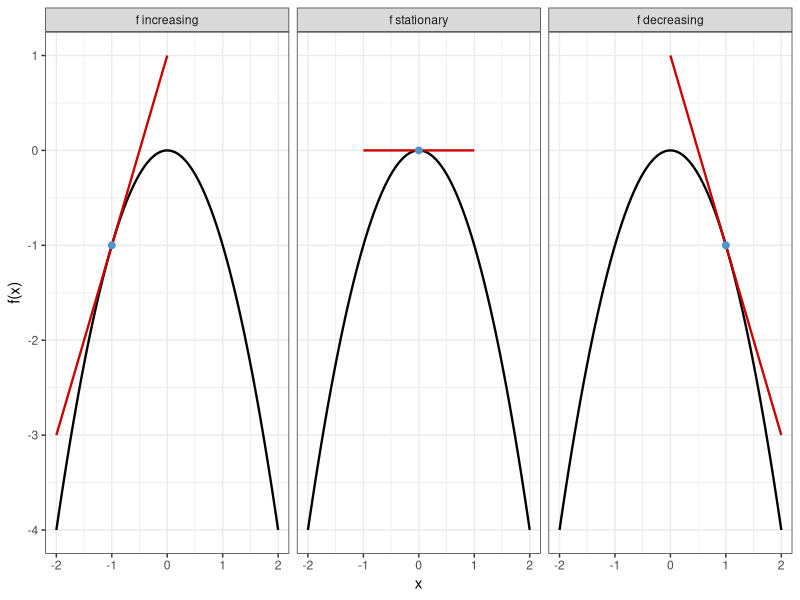
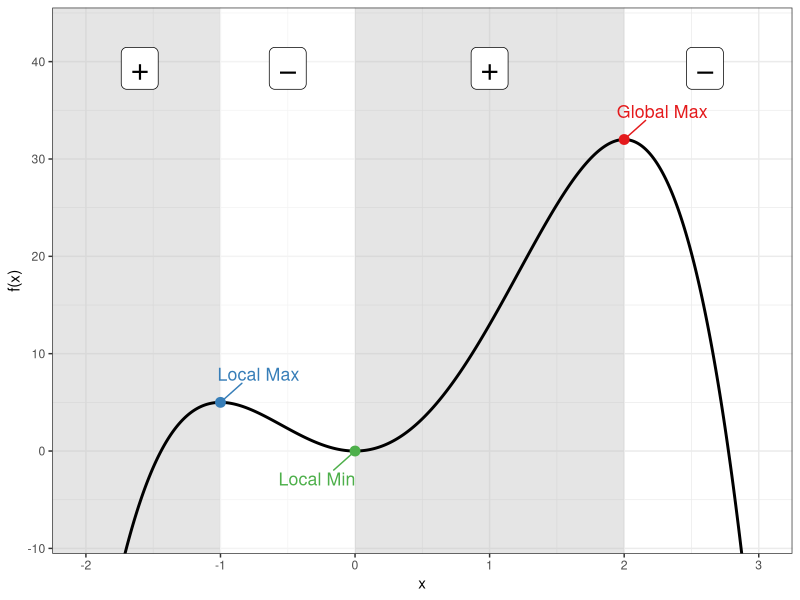

Write R code to recreate these figures, in order.
## ---- chunk 1
#| fig-height: 2.8
#| fig-width: 7
#| out-width: 100%
library(tidyverse)

f <- function(x) -x^2
f_prime <- function(x) -2*x
x_pts <- c(-1, 0, 1)
fty <- factor(c("f increasing", "f stationary", "f decreasing"),
                levels = c("f increasing", "f stationary", "f decreasing"))

curve_df <- tibble(x = seq(-2, 2, length.out = 200), y = f(x))

tangent_df <- lapply(x_pts, function(a) {
  tibble(x = seq(a - 1, a + 1, length.out = 100),
         y = f_prime(a) * x + f(a) - f_prime(a) * a,
         x0 = a,
         type = fty[match(a, x_pts)])
}) |> bind_rows()

point_df <- tibble(x = x_pts, y = f(x_pts), type = fty)

ggplot() +
  geom_line(data = curve_df, aes(x, y), color = "black", linewidth = 0.8) +
  geom_line(data = tangent_df, aes(x, y), color = "red3", linewidth = 0.8) +
  geom_point(data = point_df, aes(x, y), color = "steelblue3", size = 2) +
  facet_wrap(~ type) +
  labs(x = "x", y = "f(x)") +
  theme_bw()
## ---- chunk 2
#| fig-height: 4.1
#| fig-width: 7
#| out-width: 100%
library(ggrepel)

f <- function(x) -3 * x ^ 4 + 4 * x ^ 3 + 12 * x ^ 2#-x^4 + 2*x^3 + 3*x^2 - 2*x
x_crit <- c(-1, 0, 2)
df <- tibble(x = seq(-2, 3, length.out = 500)) %>%
  mutate(y = f(x))

critical_points <- tibble(
  x = x_crit,
  label = c("Local Max", "Local Min", "Global Max"),
  color = RColorBrewer::brewer.pal(3, "Set1")
) %>%
  mutate(y = f(x))

shade_df <- tibble(
  xmin = c(-Inf, x_crit[1], x_crit[2]),
  xmax = c(x_crit[1], x_crit[2], x_crit[3]),
  fill = rep(c("grey75", "white"), length.out = 3)
)

pm_df <- tibble(
  x = ((c(-2.2, x_crit, 3.2) + c(x_crit, 3.2, 0)) / 2)[1:4],
  y = 35
)

ggplot(df, aes(x, y)) +
  geom_rect(data = shade_df, aes(xmin = xmin, xmax = xmax, ymin = -Inf, 
                                 ymax = Inf, fill = fill), 
            inherit.aes = FALSE, alpha = 0.4) +  
  scale_fill_identity() +
  geom_label(data = pm_df, aes(x, y, label = c("+", "−", "+", "−")),
            size = 8, color = "black", vjust = -0.5) +
  geom_line(color = "black", size = 1) +
  geom_point(data = critical_points, aes(x, y, color = label), size = 3,
             show.legend = FALSE) +
  geom_text_repel(
    data = critical_points, 
    aes(x, y, label = label, color = label), 
    size = 4.5, 
    seed = 4, 
    #nudge_y = 0.5,
    box.padding = 1, 
    point.padding = 0.4, 
    show.legend = FALSE
  ) +
  scale_colour_brewer(palette = "Set1") +
  coord_cartesian(ylim = c(-8, 43)) +
  labs(x = "x", y = "f(x)") +
  theme_bw()
